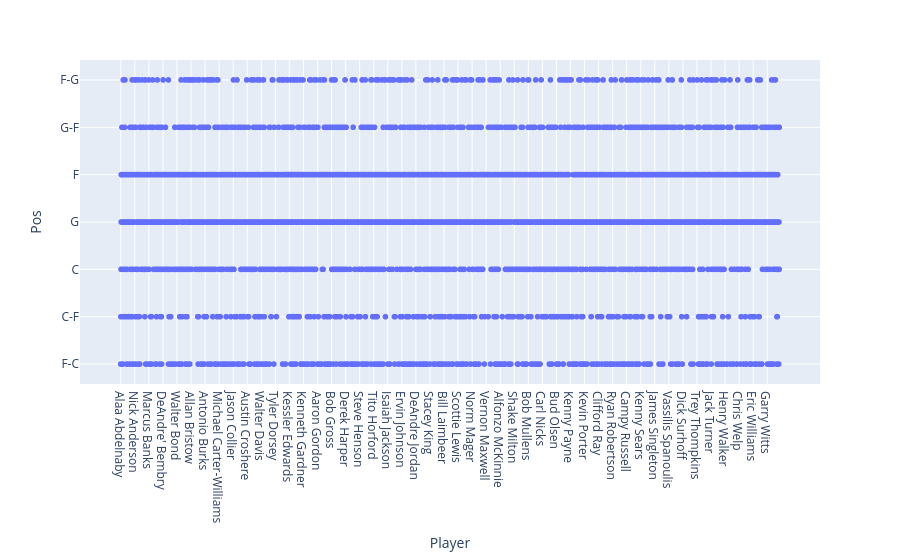

Notebook cell for this chart:
### Markdown cell above
### 3: Giocatore per ogni ruolo ###

### Code cell
import csv #importo la libreria csv per la lettura di questo file
data = []  #dichiaro ed inizializzo una lista vuota
def ruolo_giocatore(row):  #definisco la funzine "ruolo_giocatore()" che ha come parametri le righe
    data.append({  #appendo alla lista vuota determinate colonne
        'Player':row[0],   #"Appendo" la colonna 0
        'Pos':row[3]      })    #"Appendo" la colonna 3
    
with open("player_data.csv", encoding="utf8") as f:     #Apro il file "player_data.csv" e specifico che è codificato il utf8
    reader = csv.reader(f,delimiter=",")   #attaverso il modulo "csv.reader" leggo il file che è delimitato nelle stringhe da virgole
    for pos,riga in enumerate(reader):   #per ogni riga e posizione nel dataset letto
        if pos > 0:   #se la posizione è maggiore di 0
            ruolo_giocatore(riga)   #raccogli i nomi dei giocatori
data   #li stampi

import plotly.express as px  #importi il modulo ".express" per la creazione del grafico
fig = px.scatter(data, x="Player", y="Pos")      #".scatter" sta ad indicare che si tratta di un grafico a dispersione
fig.show()  #l'output del grafico

### Figure 1 — Plotly figure (JSON) as saved in the notebook; plotly's stock layout.template omitted (floating-point values rounded to 4 significant figures; data arrays with more than 128 entries replaced by an {"elided": "..."} marker saying what was removed)
{"data": [{"hovertemplate": "Player=%{x}<br>Pos=%{y}<extra></extra>", "legendgroup": "", "marker": {"color": "#636efa", "symbol": "circle"}, "mode": "markers", "name": "", "showlegend": false, "type": "scattergl", "x": {"elided": "4979 str values"}, "xaxis": "x", "y": {"elided": "4979 str values"}, "yaxis": "y"}], "layout": {"autosize": true, "legend": {"tracegroupgap": 0}, "margin": {"t": 60}, "xaxis": {"anchor": "y", "autorange": true, "domain": [0, 1], "range": [-287.4, 5113.0], "title": {"text": "Player"}, "type": "category"}, "yaxis": {"anchor": "x", "autorange": true, "domain": [0, 1], "range": [-0.558, 6.558], "title": {"text": "Pos"}, "type": "category"}}}
